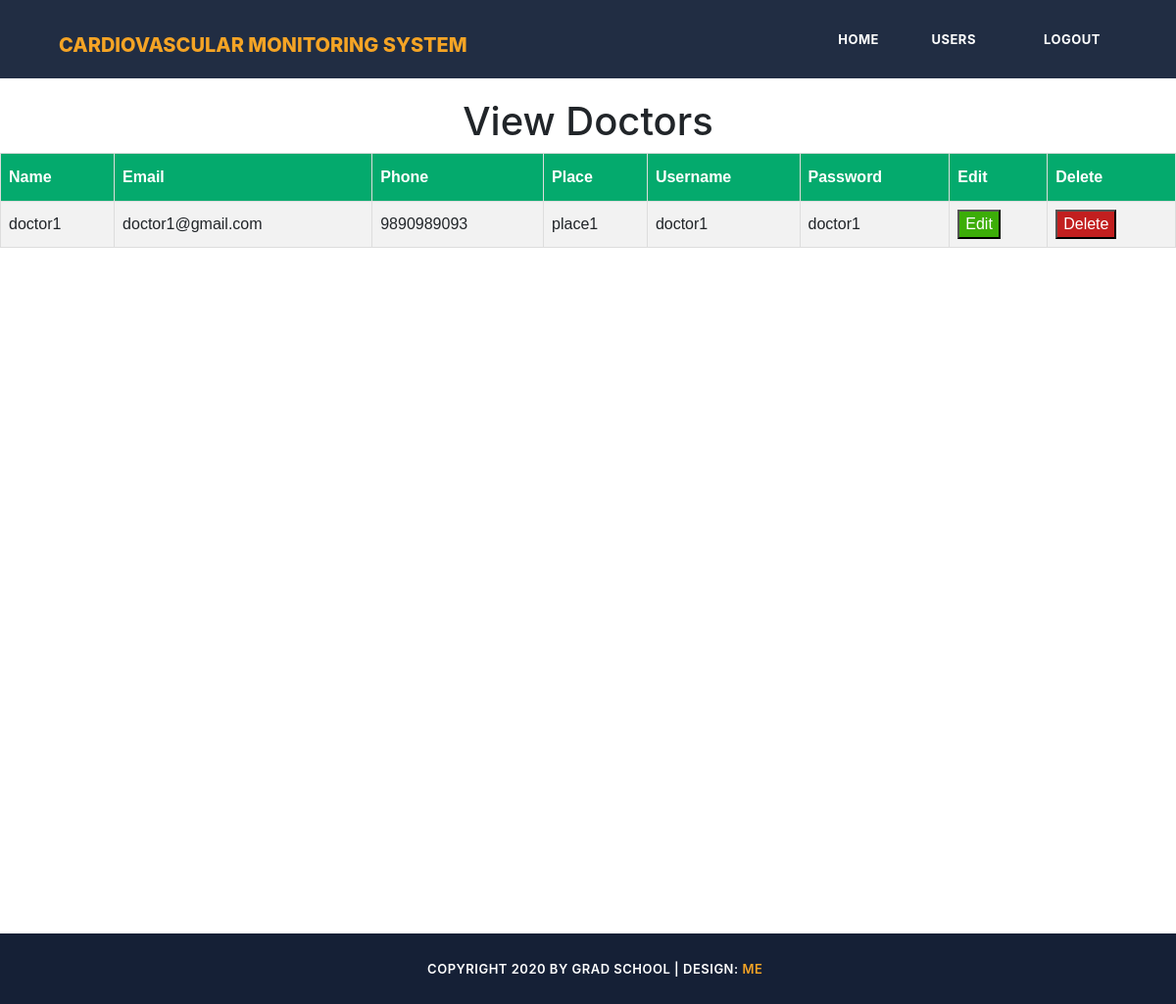
The app's page /view_doctors_admin with its own data.
### hp_app/models.py (models this page shows)
class Doctor_table(models.Model):
    name=models.CharField(max_length=250)
    email=models.CharField(max_length=250)
    phone=models.CharField(max_length=300)
    place=models.CharField(max_length=250)
    username=models.CharField(max_length=300,unique=True)
    password=models.CharField(max_length=300)

### hp_app/views.py (the view)
# urls.py: url(r'^view_doctors_admin',view_doctors_admin,name="view_doctors_admin"),
def view_doctors_admin(request):
    ob = Doctor_table.objects.all()
    return render(request, 'view_doctors_admin.html', {"data": ob})

### hp_app/templates/view_doctors_admin.html (shortened to what this page needs)
{% load static %}
<!DOCTYPE html>
<html lang="en">
  <head>
    <link href="vendor/bootstrap/css/bootstrap.min.css" rel="stylesheet">
    <link rel="stylesheet" href="{% static 'assets/css/fontawesome.css' %}">
    <link rel="stylesheet" href="{% static 'assets/css/templatemo-grad-school.css' %}">
    <link rel="stylesheet" href="{% static 'assets/css/owl.css' %}">
    <link rel="stylesheet" href="{% static 'assets/css/lightbox.css' %}">
    <link href="{% static 'vendor/bootstrap/css/bootstrap.min.css' %}" rel="stylesheet">
  </head>
<body>
  <header class="main-header clearfix" role="header">
    <div class="logo">
      <a href="#"><em style="font-size: 20px"> Cardiovascular monitoring system</em> </a>
    </div>
    <nav id="menu" class="main-nav" role="navigation">
      <ul class="main-menu">
        <li><a href="{% url 'admin1' %}">Home</a></li>
        <li class="has-submenu"><a href="#">Users</a>
        </li>
        <li><a href="{% url 'display_login' %}">Logout</a></li>
      </ul>
    </nav>
  </header>
  <div id='l' >
<center>
          <h1 style="margin-top: 100px;">View Doctors</h1>
          <table class="medusrtab" id="viewusr">
            <tr>
              <th>Name</th>
              <th>Email</th>
              <th>Phone</th>
              <th>Place</th>
              <th>Username</th>
              <th>Password</th>
              <th>Edit</th>
              <th>Delete</th>
            </tr>
            {% for i in data%}
            <tr>
              <td>{{i.name}}</td>
              <td>{{i.email}}</td>
              <td>{{i.phone}}</td>
              <td>{{i.place}}</td>
              <td>{{i.username}}</td>
              <td>{{i.password}}</td>
              <td><button id="edtbtn" style="background-color: rgb(60, 173, 8);color: white;">Edit</button></td>
              <td><button id="dltbtn" style="background-color: rgb(194, 31, 31);color: white;">Delete</button></td>
            </tr>
            {% endfor %}
          </table>
        </center>
    </div>
  <footer style="position:relative;top:700px">
    <div class="container">
      <div class="row">
        <div class="col-md-12">
          <p><i class="fa fa-copyright"></i> Copyright 2020 by Grad School
           | Design: <a href="https://templatemo.com" rel="sponsored" target="_parent">Me</a></p>
        </div>
      </div>
    </div>
  </footer>
</body>
</html>

### hp_app/static/assets/css/templatemo-grad-school.css (style rules this page uses)
body { font-family: 'Montserrat', sans-serif; }
a { color: #3CF; text-decoration: none; }
ul { padding: 0px; margin: 0px; list-style: none; }
p { font-size: 13px; line-height: 22px; }
.main-header { background-color: rgba(22,34,57,0.95); height: 80px; position: fixed; z-index: 12; width: 100%; top: 0; }
.main-header .logo { float: left; line-height: 80px; padding-left: 60px; }
.main-header .logo a { font-size: 36px; text-transform: uppercase; font-weight: 800; color: #fff; }
.main-header .logo a em { font-style: normal; color: #f5a425; }
.main-menu { float: right; padding-right: 60px; }
.main-menu li { display: inline-block; line-height: 79px; margin-left: 15px; position: relative; }
.main-menu li:first-child { margin-left: 0px; }
.main-menu li a { padding: 10px 15px; font-size: 13px; text-transform: uppercase; letter-spacing: 0.5px; font-weight: 700; color: #fff; border: 2px solid transparent; transition: all 0.5s; }
.main-menu li.has-submenu a:after { content: '\f107'; font-family: "FontAwesome"; margin-left: 5px; }
footer { background-color: #152036; text-align: center; }
footer p { margin-bottom: 0px; padding: 25px 0px; color: #fff; font-size: 13px; text-transform: uppercase; font-weight: 600; letter-spacing: 0.5px; }
footer p a, footer p a:hover { color: #f5a425; }

### hp_app/templates/view_doctors_admin.html (style rules this page uses)
.medusrtab { font-family: Arial, Helvetica, sans-serif; border-collapse: collapse; width: 100%; height: auto; overflow: auto; }
.medusrtab td, .medusrtab th { border: 1px solid #ddd; padding: 8px; }
.medusrtab tr:nth-child(even) { background-color: #f2f2f2; }
.medusrtab th { padding-top: 12px; padding-bottom: 12px; text-align: left; background-color: #04AA6D; color: white; }

### records on screen
Doctor_table: name "doctor1", email "doctor1@gmail.com", phone "9890989093", place "place1", username "doctor1", password "doctor1"
